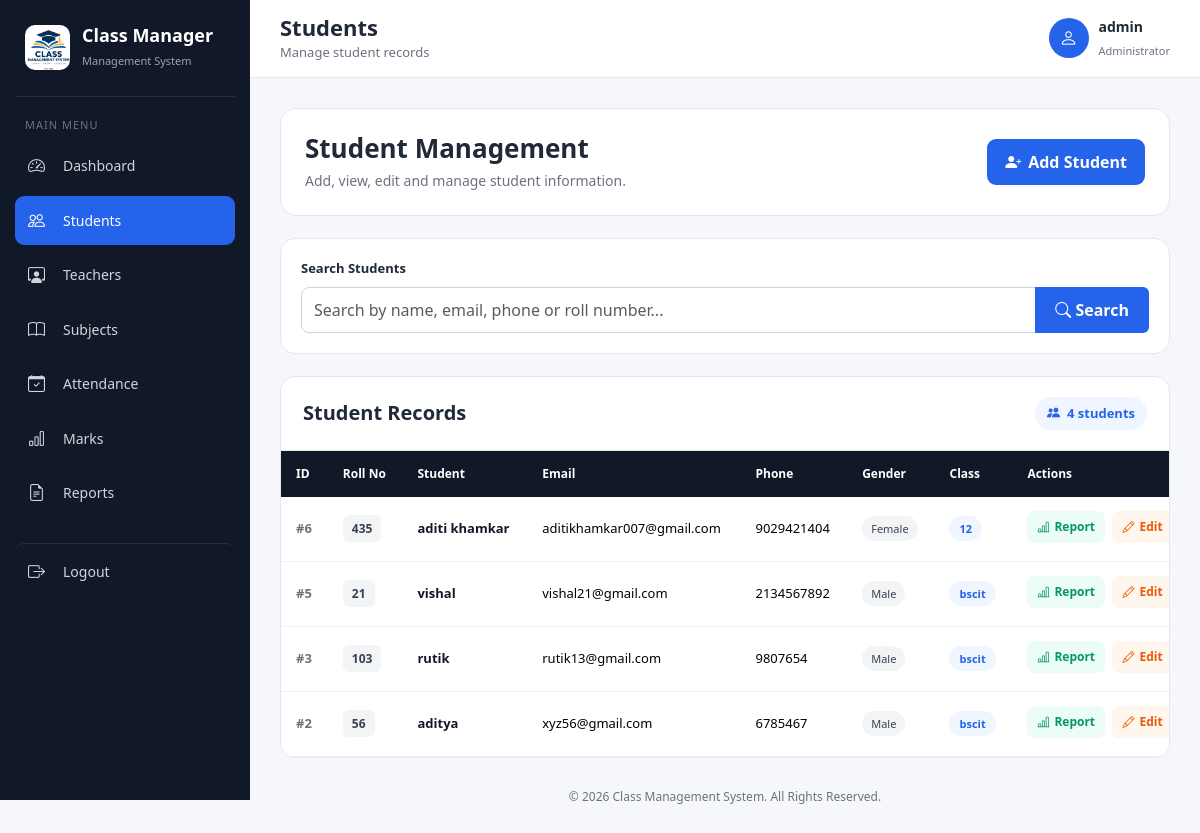
Page /students.php (signed in) on the committed database.
### tables this page shows
CREATE TABLE students (
    id INT UNSIGNED NOT NULL AUTO_INCREMENT,
    roll_no VARCHAR(20) NOT NULL,
    name VARCHAR(100) NOT NULL,
    email VARCHAR(100) DEFAULT NULL,
    phone VARCHAR(15) DEFAULT NULL,
    gender VARCHAR(10) DEFAULT NULL,
    class_name VARCHAR(50) DEFAULT NULL,
    PRIMARY KEY (id),
    UNIQUE KEY uq_students_roll_no (roll_no)
);

### students.php (the view, shortened to what this page needs)
<?php
require_once __DIR__ . '/config.php';
$admin_name = htmlspecialchars(
    (string) $_SESSION['admin'],
    ENT_QUOTES,
    'UTF-8'
);
$search = trim(
    (string) ($_GET['search'] ?? '')
);
$students = [];
$total_students = 0;
$database_error = false;
$stmt = null;
try {
    if ($search !== '') {
        $search_pattern = '%' . $search . '%';
        $stmt = $conn->prepare(
            'SELECT
                id,
                roll_no,
                name,
                email,
                phone,
                gender,
                class_name
             FROM students
             WHERE
                name LIKE ?
                OR email LIKE ?
                OR phone LIKE ?
                OR roll_no LIKE ?
             ORDER BY id DESC'
        );
        $stmt->bind_param(
            'ssss',
            $search_pattern,
            $search_pattern,
            $search_pattern,
            $search_pattern
        );
    } else {
        $stmt = $conn->prepare(
            'SELECT
                id,
                roll_no,
                name,
                email,
                phone,
                gender,
                class_name
             FROM students
             ORDER BY id DESC'
        );
    }
    $stmt->execute();
    $stmt->bind_result(
        $id,
        $roll_no,
        $name,
        $email,
        $phone,
        $gender,
        $class_name
    );
    while ($stmt->fetch()) {
        $students[] = [
            'id' => (int) $id,
            'roll_no' => (string) $roll_no,
            'name' => (string) $name,
            'email' => (string) $email,
            'phone' => (string) $phone,
            'gender' => (string) $gender,
            'class_name' => (string) $class_name
        ];
    }
    $total_students = count($students);
    $stmt = null;
} catch (mysqli_sql_exception $e) {
    error_log(
        'Class Management System - Students query error: ' .
        $e->getMessage()
    );
    if ($stmt instanceof mysqli_stmt) {
        try {
            $stmt->close();
        } catch (Throwable $ignored) {
        }
    }
    http_response_code(500);
    $database_error = true;
}
?>
<!DOCTYPE html>
<html lang="en">
<head>
    <link
        href="https://cdn.jsdelivr.net/npm/bootstrap@5.3.3/dist/css/bootstrap.min.css"
        rel="stylesheet"
    >
    <link
        rel="stylesheet"
        href="https://cdn.jsdelivr.net/npm/bootstrap-icons@1.11.3/font/bootstrap-icons.min.css"
    >
</head>
<body>
<div class="sidebar">
    <div class="brand">
        <img
            src="images/logo.png"
            alt="Class Management System Logo"
            onerror="this.style.display='none';"
        >
        <div>
            <h4>Class Manager</h4>
            <small>
                Management System
            </small>
        </div>
    </div>
    <div class="nav-title">
        Main Menu
    </div>
    <a href="dashboard.php">
        <i class="bi bi-speedometer2"></i>
        Dashboard
    </a>
    <a href="students.php" class="active">
        <i class="bi bi-people"></i>
        Students
    </a>
    <a href="teachers.php">
        <i class="bi bi-person-workspace"></i>
        Teachers
    </a>
    <a href="subjects.php">
        <i class="bi bi-book"></i>
        Subjects
    </a>
    <a href="attendance.php">
        <i class="bi bi-calendar-check"></i>
        Attendance
    </a>
    <a href="marks.php">
        <i class="bi bi-bar-chart"></i>
        Marks
    </a>
    <a href="reports.php">
        <i class="bi bi-file-earmark-text"></i>
        Reports
    </a>
    <a href="logout.php" class="logout-link">
        <i class="bi bi-box-arrow-right"></i>
        Logout
    </a>
</div>
<div class="main">
    <div class="topbar">
        <div class="page-title">
            <h2>
                Students
            </h2>
            <p>
                Manage student records
            </p>
        </div>
        <div class="admin-profile">
            <div class="admin-icon">
                <i class="bi bi-person"></i>
            </div>
            <div class="admin-info">
                <strong>
                    <?php echo $admin_name; ?>
                </strong>
                <small>
                    Administrator
                </small>
            </div>
        </div>
    </div>
    <div class="content">
        <div class="page-header">
            <div class="row align-items-center">
                <div class="col-md-8">
                    <h1>
                        Student Management
                    </h1>
                    <p>
                        Add, view, edit and manage student information.
                    </p>
                </div>
                <div class="col-md-4 text-md-end">
                    <a
                        href="add_student.php"
                        class="add-student-btn"
                    >
                        <i class="bi bi-person-plus-fill"></i>
                        Add Student
                    </a>
                </div>
            </div>
        </div>
        <div class="search-card">
            <form
                method="GET"
                action="students.php"
                autocomplete="off"
            >
                <label
                    for="studentSearch"
                    class="search-label"
                >
                    Search Students
                </label>
                <div class="input-group">
                    <input
                        type="search"
                        id="studentSearch"
                        name="search"
                        class="form-control search-input"
                        placeholder="Search by name, email, phone or roll number..."
                        value="<?php
                            echo htmlspecialchars(
                                $search,
                                ENT_QUOTES,
                                'UTF-8'
                            );
                        ?>"
                        maxlength="100"
                    >
                    <button
                        type="submit"
                        class="btn search-btn"
                    >
                        <i class="bi bi-search"></i>
                        Search
                    </button>
                </div>
            </form>
        </div>
        <div class="table-card">
            <div class="table-header">
                <div>
                    <h5>
                        Student Records
                    </h5>
                </div>
                <?php if (!$database_error) { ?>
                    <div class="student-count">
                        <i class="bi bi-people-fill"></i>
                        <?php
                        if ($search !== '') {
                            echo $total_students . ' result';
                            if ($total_students !== 1) {
                                echo 's';
                            }
                        } else {
                            echo $total_students . ' student';
                            if ($total_students !== 1) {
                                echo 's';
                            }
                        }
                        ?>
                    </div>
                <?php } ?>
            </div>
            <div class="table-wrapper">
                <?php if ($database_error) { ?>
                    <div class="error-state">
                        <div class="error-icon">
                            <i class="bi bi-exclamation-triangle"></i>
                        </div>
                        <h5>
                            Unable to load students
                        </h5>
                        <p>
                            Student records could not be loaded.
                            Please try again later.
                        </p>
                    </div>
                <?php } elseif ($total_students > 0) { ?>
                    <table class="table student-table">
                        <thead>
                            <tr>
                                <th>ID</th>
                                <th>Roll No</th>
                                <th>Student</th>
                                <th>Email</th>
                                <th>Phone</th>
                                <th>Gender</th>
                                <th>Class</th>
                                <th>Actions</th>
                            </tr>
                        </thead>
                        <tbody>
                        <?php foreach ($students as $row) { ?>
                            <tr>
                                <td>
                                    <span class="student-id">
                                        #<?php
                                        echo (int) $row['id'];
                                        ?>
                                    </span>
                                </td>
                                <td>
                                    <span class="roll-badge">
                                        <?php
                                        echo htmlspecialchars(
                                            $row['roll_no'],
                                            ENT_QUOTES,
                                            'UTF-8'
                                        );
                                        ?>
                                    </span>
                                </td>
                                <td>
                                    <div class="student-name">
                                        <?php
                                        echo htmlspecialchars(
                                            $row['name'],
                                            ENT_QUOTES,
                                            'UTF-8'
                                        );
                                        ?>
                                    </div>
                                </td>
                                <td>
                                    <?php
                                    echo htmlspecialchars(
                                        $row['email'],
                                        ENT_QUOTES,
                                        'UTF-8'
                                    );
                                    ?>
                                </td>
                                <td>
                                    <?php
                                    echo htmlspecialchars(
                                        $row['phone'],
                                        ENT_QUOTES,
                                        'UTF-8'
                                    );
                                    ?>
                                </td>
                                <td>
                                    <span class="gender-badge">
                                        <?php
                                        echo htmlspecialchars(
                                            $row['gender'],
                                            ENT_QUOTES,
                                            'UTF-8'
                                        );
                                        ?>
                                    </span>
                                </td>
                                <td>
                                    <span class="class-badge">
                                        <?php
                                        echo htmlspecialchars(
                                            $row['class_name'],
                                            ENT_QUOTES,
                                            'UTF-8'
                                        );
                                        ?>
                                    </span>
                                </td>
                                <td class="action-buttons">
                                    <a
                                        href="student_report.php?student_id=<?php echo (int) $row['id']; ?>"
                                        class="action-btn report-btn"
                                    >
                                        <i class="bi bi-bar-chart-line"></i>
                                        Report
                                    </a>
                                    <a
                                        href="edit_student.php?id=<?php echo (int) $row['id']; ?>"
                                        class="action-btn edit-btn"
                                    >
                                        <i class="bi bi-pencil"></i>
                                        Edit
                                    </a>
                                </td>
                            </tr>
                        <?php } ?>
                        </tbody>
                    </table>
                <?php } ?>
            </div>
        </div>
        <footer>
            © <?php echo date('Y'); ?>
            Class Management System.
            All Rights Reserved.
        </footer>
    </div>
</div>
</body>
</html>

### rows in the picture
students: id "6", roll_no "435", name "aditi khamkar", email "aditikhamkar007@gmail.com", phone "9029421404", gender "Female", class_name "12"
students: id "5", roll_no "21", name "vishal", email "vishal21@gmail.com", phone "2134567892", gender "Male", class_name "bscit"
students: id "3", roll_no "103", name "rutik", email "rutik13@gmail.com", phone "9807654", gender "Male", class_name "bscit"
students: id "2", roll_no "56", name "aditya", email "xyz56@gmail.com", phone "6785467", gender "Male", class_name "bscit"

### other values in the picture
$admin_name "admin"
$total_students "4"
